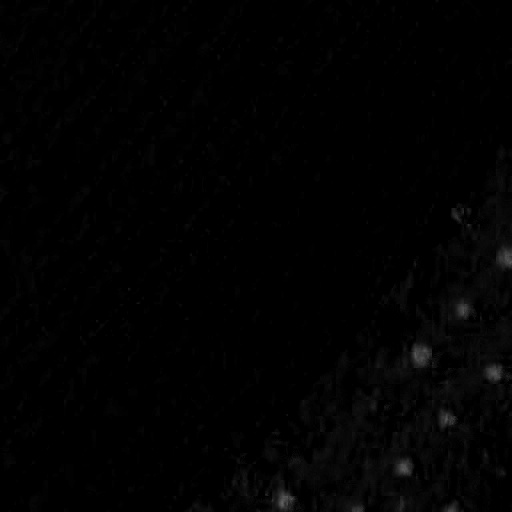
#> input picture datasets/gvi/images/tile_13_20.jpg, 512 x 512 px, given as the content of the folder 5, which was not available
$ python gvi_converter2.py 5
#> lines starting #> are read from the running program, lines starting #| are printed output that depends on the picture; pictures that were not available may be replaced by others from this repository, and a replacement may not be noted
import os
import cv2
import sys
import glob
import numpy as np

def convert_to_gvi(input_folder):
#> called with input_folder = '5'
    w = 1
    r0 = 30
    g0 = 50
    b0 = 0

    # Saves local dir
    owd = os.getcwd()
    print(owd)

    # Iterates over files Found
    for file in glob.glob("{}/**.*".format(input_folder)):
        print("Processing {}...".format(file))
        img = cv2.imread(file)
#> img is the input picture: shape (512, 512, 3); min 0, max 98, mean 1.9

        gvi_output = np.empty([img.shape[0], img.shape[1]])
        vvi_output = np.empty([img.shape[0], img.shape[1]])

        for x in range(img.shape[0]):
            for y in range(img.shape[1]):
                r = img[x][y][0]
                g = img[x][y][1]
                b = img[x][y][2]
                # GVI calc here
                #gvi_output[x][y] = (2*g-r-b)/(2*g+r+b)
                # VVI calc
                vvi_output[x][y] = ( (1-abs((r-r0)/(r+r0))) * (1-abs((g-g0)/(g+g0))) * (1-abs((r-r0)/(r+r0))))**1/w
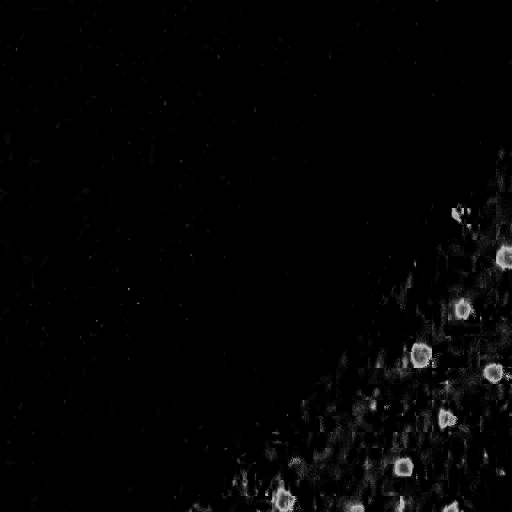
#> vvi_output: shape (512, 512) float64; min 0, max 0.75, mean 0.0151

        output_filename = "{}/out/{}".format(input_folder, file.split("/").pop())
        vvi_output += vvi_output.min()
        vvi_output *= (255.0/vvi_output.max())

        cv2.imwrite(output_filename, (vvi_output*512))
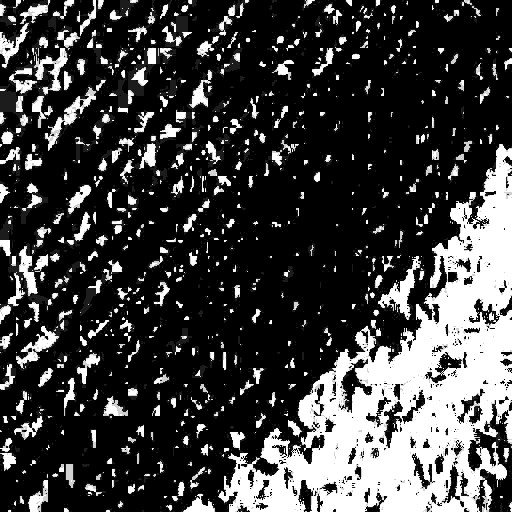
#> saved as tile_13_20.jpg: shape (512, 512); min 0, max 255, mean 63.6

print(sys.argv[1])
convert_to_gvi(sys.argv[1])

def plotvvi(img, r0, g0, b0, w):
    print("Processing {}...".format(img))
    img = cv2.imread(img)
    vvi_output = np.empty([img.shape[0], img.shape[1]])
    for x in range(img.shape[0]):
        for y in range(img.shape[1]):
            r = img[x][y][0] +1
            g = img[x][y][1] +1
            b = img[x][y][2] +1
            vvi_output[x][y] = ( (1-abs((r-r0)/(r+r0))) * (1-abs((g-g0)/(g+g0))) * (1-abs((r-r0)/(r+r0))))**1/w
    cv2.imshow('plot', vvi_output)
    cv2.waitKey(0)
    cv2.destroyAllWindows()

$ run again, on datasets/gvi/images/tile_14_17.jpg
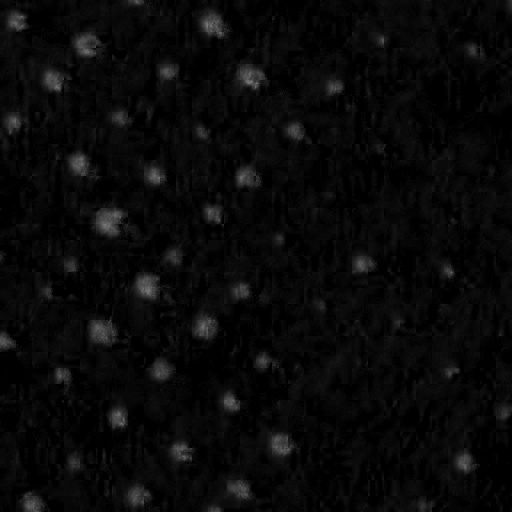
#> input picture datasets/gvi/images/tile_14_17.jpg, 512 x 512 px, given as the content of the folder 5, which was not available
#> in convert_to_gvi, img is the input picture: shape (512, 512, 3); min 0, max 124, mean 8.9
#> after the loop in convert_to_gvi, `for x in range(img.shape[0]):`:
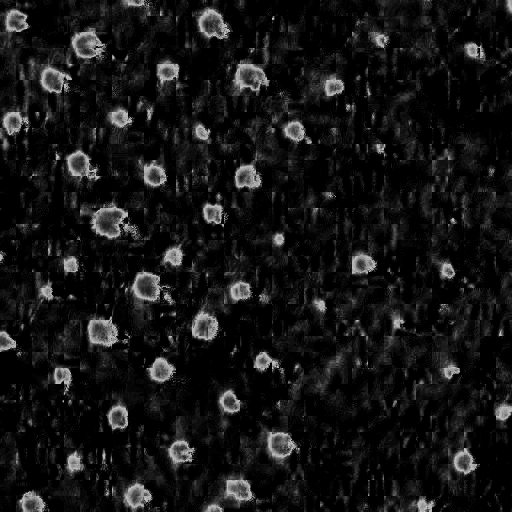
#> vvi_output: shape (512, 512) float64; min 0, max 0.75, mean 0.0823
#> in convert_to_gvi, `cv2.imwrite(output_filename, (vvi_output*512))`:
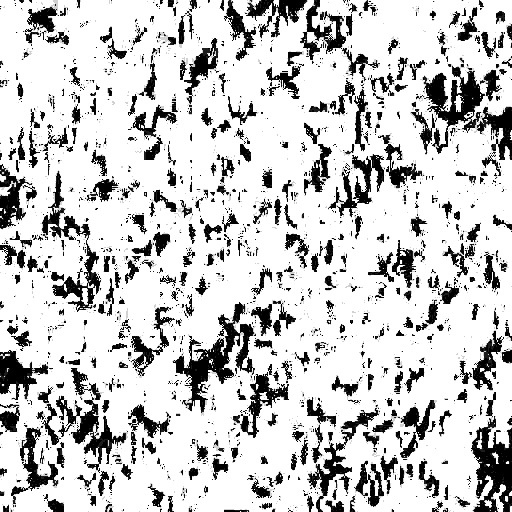
#> saved as tile_14_17.jpg: shape (512, 512); min 0, max 255, mean 202.6

$ run again, on datasets/gvi/images/tile_14_20.jpg
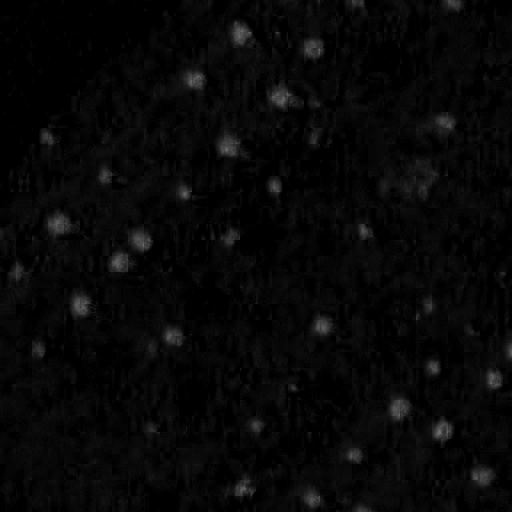
#> input picture datasets/gvi/images/tile_14_20.jpg, 512 x 512 px, given as the content of the folder 5, which was not available
#> in convert_to_gvi, img is the input picture: shape (512, 512, 3); min 0, max 112, mean 7.2
#> after the loop in convert_to_gvi, `for x in range(img.shape[0]):`:
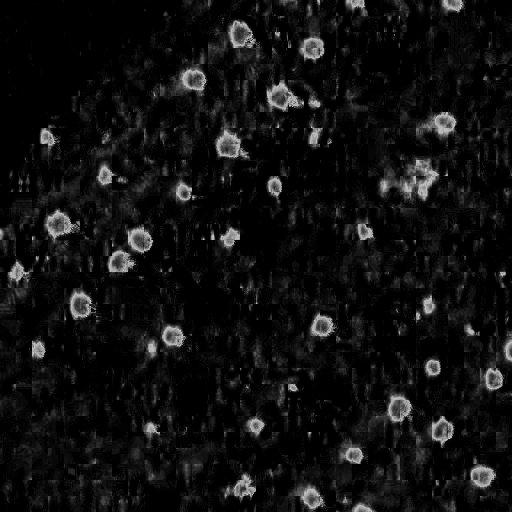
#> vvi_output: shape (512, 512) float64; min 0, max 0.75, mean 0.0643
#> in convert_to_gvi, `cv2.imwrite(output_filename, (vvi_output*512))`:
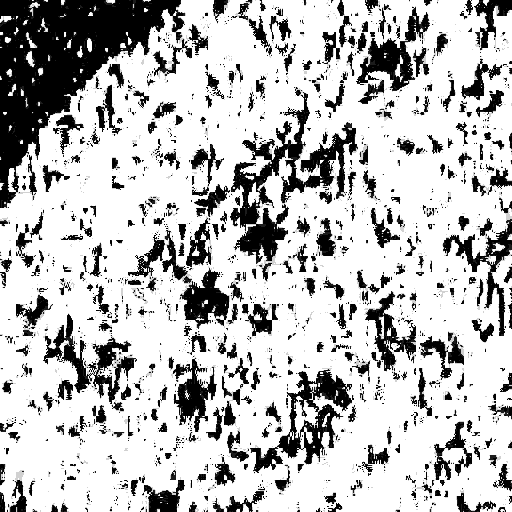
#> saved as tile_14_20.jpg: shape (512, 512); min 0, max 255, mean 190.1
